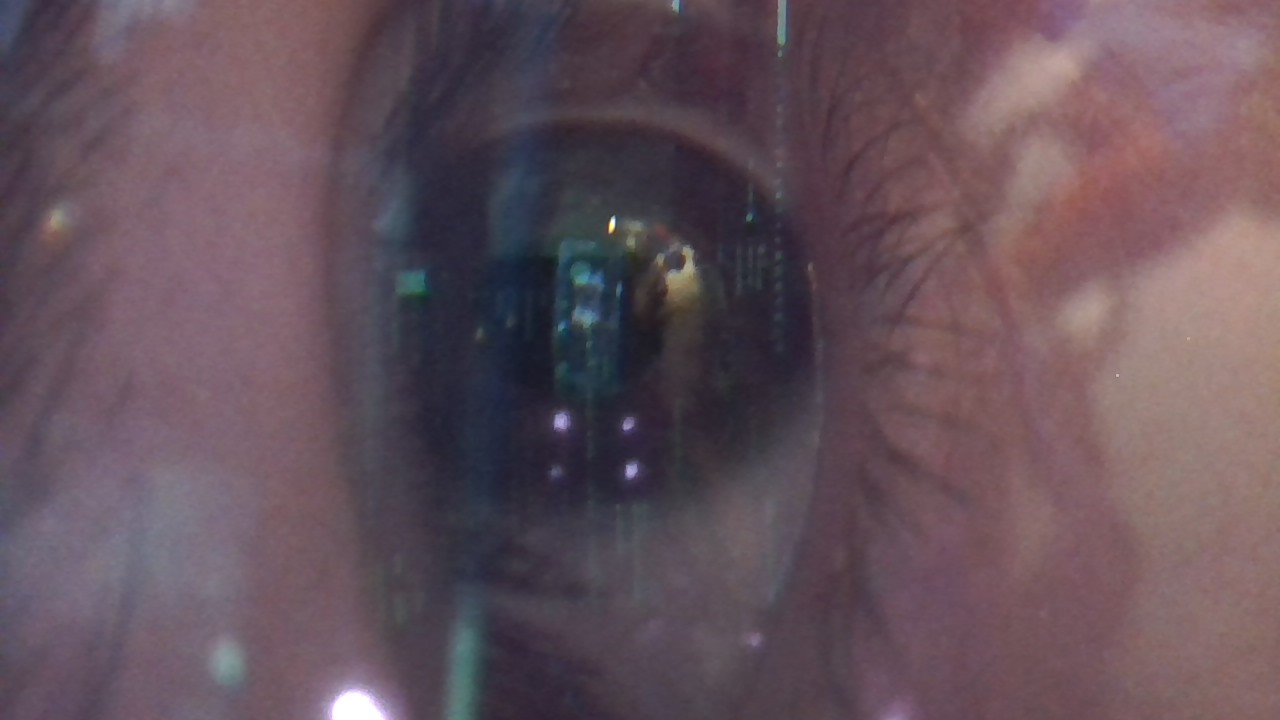
#> input picture images/WIN_20260216_11_23_49_Pro.jpg, 1280 x 720 px
$ python -i masks.py   (imports and definitions only)
#> lines starting #> are read from the running program, lines starting #| are printed output that depends on the picture; after the words box and inside, x2 and y2 are one past the last pixel; in counts of white or black regions, pixels touching at a corner belong together
# eye_ops/masks.py
import numpy as np
import cv2
from . import settings as S

def _odd(k: int) -> int:
    k = int(k)
    return k if (k % 2 == 1) else (k + 1)

def morph(mask, open_k: int, close_k: int):
    m = mask.copy().astype(np.uint8)
    if int(open_k) > 0:
        k = cv2.getStructuringElement(cv2.MORPH_ELLIPSE, (int(open_k), int(open_k)))
        m = cv2.morphologyEx(m, cv2.MORPH_OPEN, k)
    if int(close_k) > 0:
        k = cv2.getStructuringElement(cv2.MORPH_ELLIPSE, (int(close_k), int(close_k)))
        m = cv2.morphologyEx(m, cv2.MORPH_CLOSE, k)
    return m

# [12 lines left out: function fill_holes, not called in this run]


def mask_percentile(gray, *, pct=None, blur_k=None, open_k=None, close_k=None, fill=None):
    pct = float(S.PCT if pct is None else pct)
    blur_k = _odd(S.BLUR_K if blur_k is None else blur_k)
    open_k = int(S.OPEN_K if open_k is None else open_k)
    close_k = int(S.CLOSE_K if close_k is None else close_k)

    # If fill not specified, use settings default
    if fill is None:
        fill = bool(getattr(S, "FILL_HOLES", True))

    g = cv2.GaussianBlur(gray, (blur_k, blur_k), 0)
    thr = float(np.percentile(g, pct))
    m = (g < thr).astype(np.uint8)

    m2 = morph(m, open_k=open_k, close_k=close_k)
    if fill:
        m2 = fill_holes(m2)

    return thr, m2


# [60 lines left out: functions mask_percentile_bright, mask_adaptive, not called in this run]

>>> import cv2
>>> picture = cv2.imread('../images/WIN_20260216_11_23_49_Pro.jpg', cv2.IMREAD_GRAYSCALE)
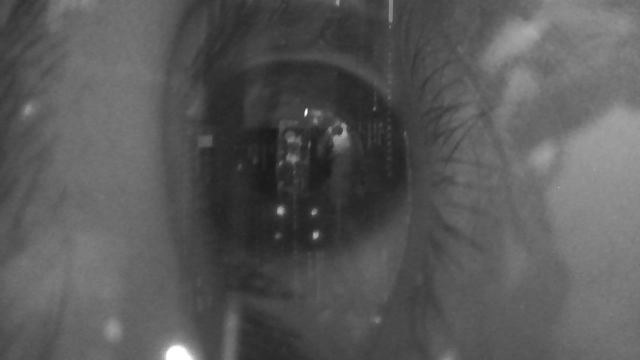
#> picture: shape (720, 1280) (shown at 1/2 size); min 26, max 255, mean 88.5
>>> result = mask_percentile(picture)
#> in mask_percentile, `thr = float(np.percentile(g, pct))`: thr = 37
#> in mask_percentile, `m = (g < thr).astype(np.uint8)`:
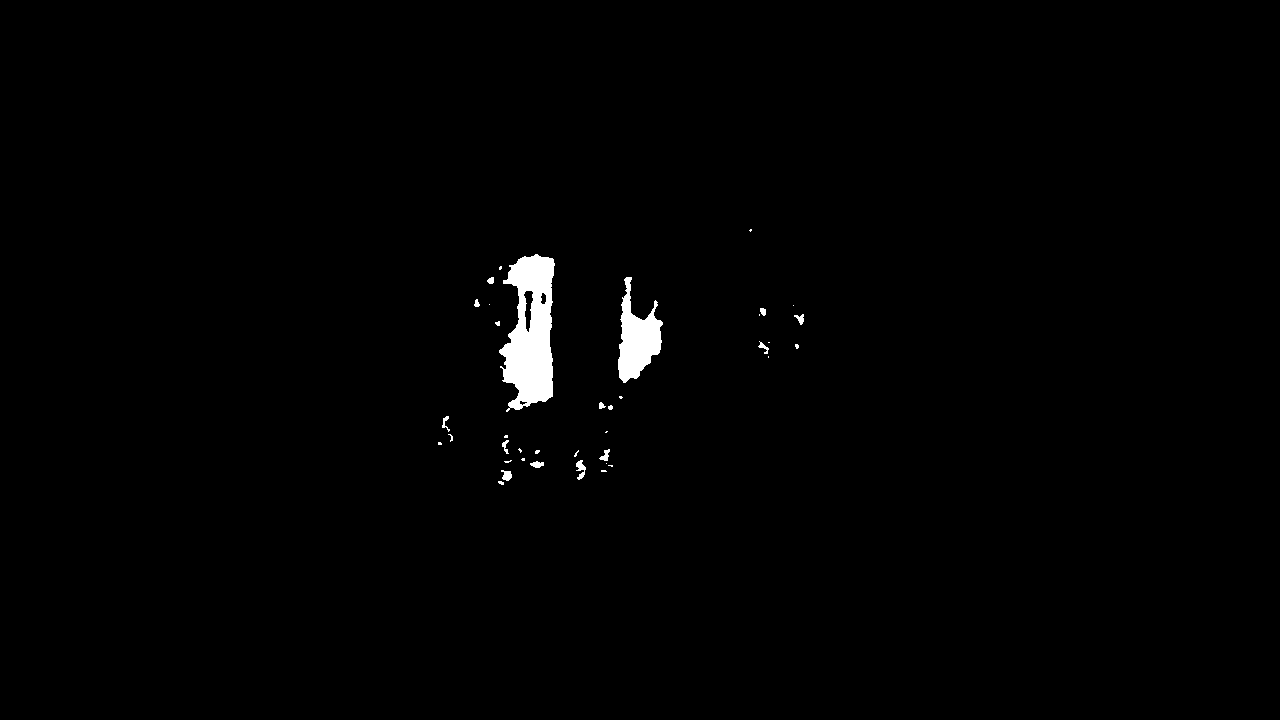
#> m: shape (720, 1280); values 0 (black) and 1 (white), 0.99% white; 38 white regions (23 under 20 px), largest, box (x1, y1, x2, y2) and area: (499, 254, 555, 412) 5756, (618, 277, 663, 383) 2497, (576, 460, 586, 480) 109
#> in morph, `m = cv2.morphologyEx(m, cv2.MORPH_CLOSE, k)`:
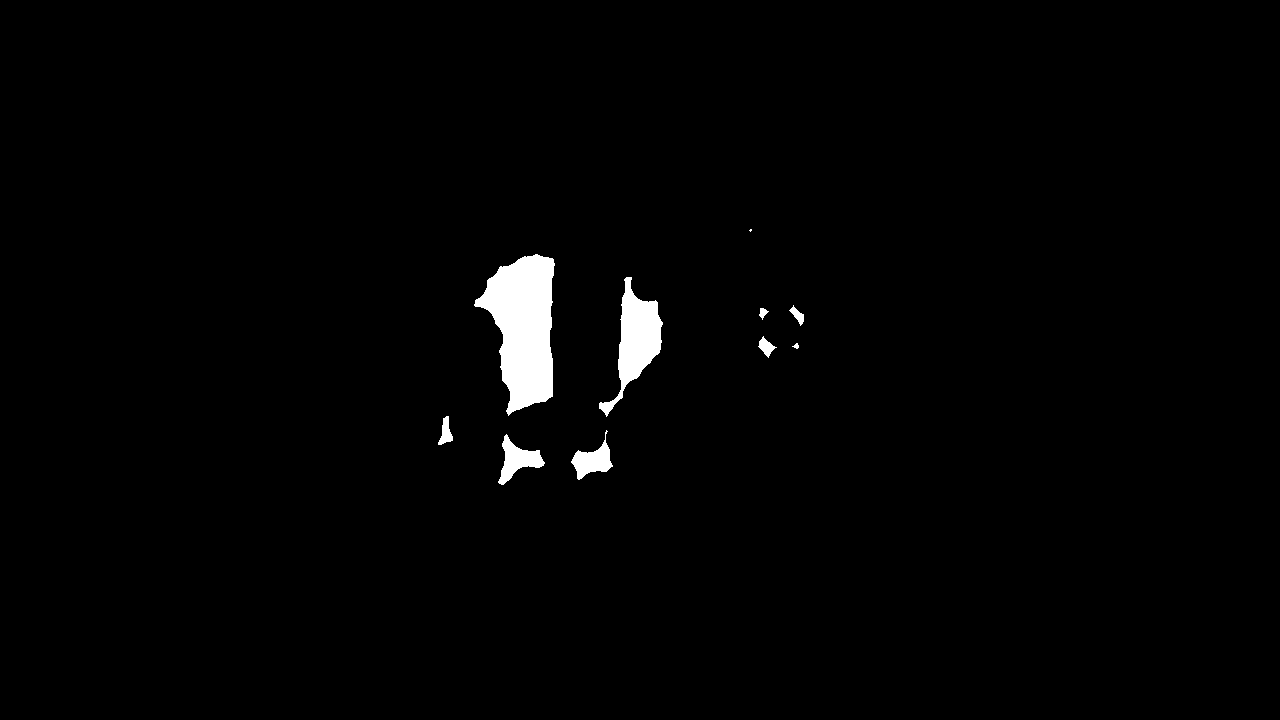
#> m: shape (720, 1280); values 0 (black) and 1 (white), 1.5% white; 10 white regions (1 under 20 px), largest, box (x1, y1, x2, y2) and area: (474, 254, 555, 416) 8100, (599, 277, 663, 417) 3299, (498, 434, 545, 485) 998

$ run again, on images/WIN_20260216_11_23_53_Pro.jpg
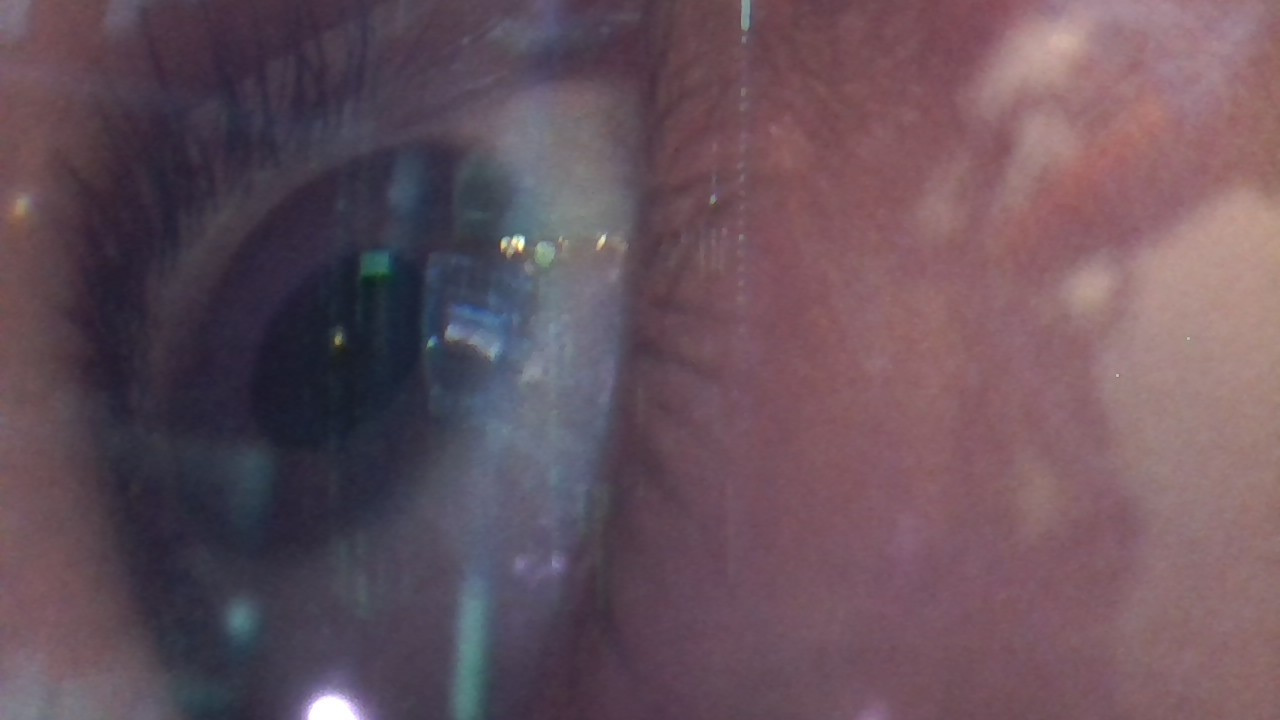
#> input picture images/WIN_20260216_11_23_53_Pro.jpg, 1280 x 720 px
#> `picture = cv2.imread('../images/WIN_20260216_11_23_49_Pro.jpg', cv2.IM..`:
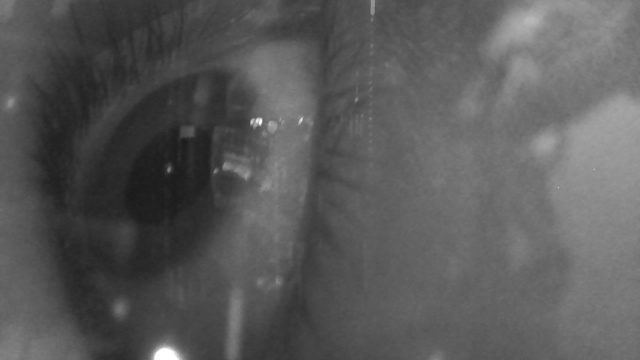
#> picture: shape (720, 1280) (shown at 1/2 size); min 26, max 255, mean 89.3
#> thr = 32
#> in morph, `m = cv2.morphologyEx(m, cv2.MORPH_CLOSE, k)`:
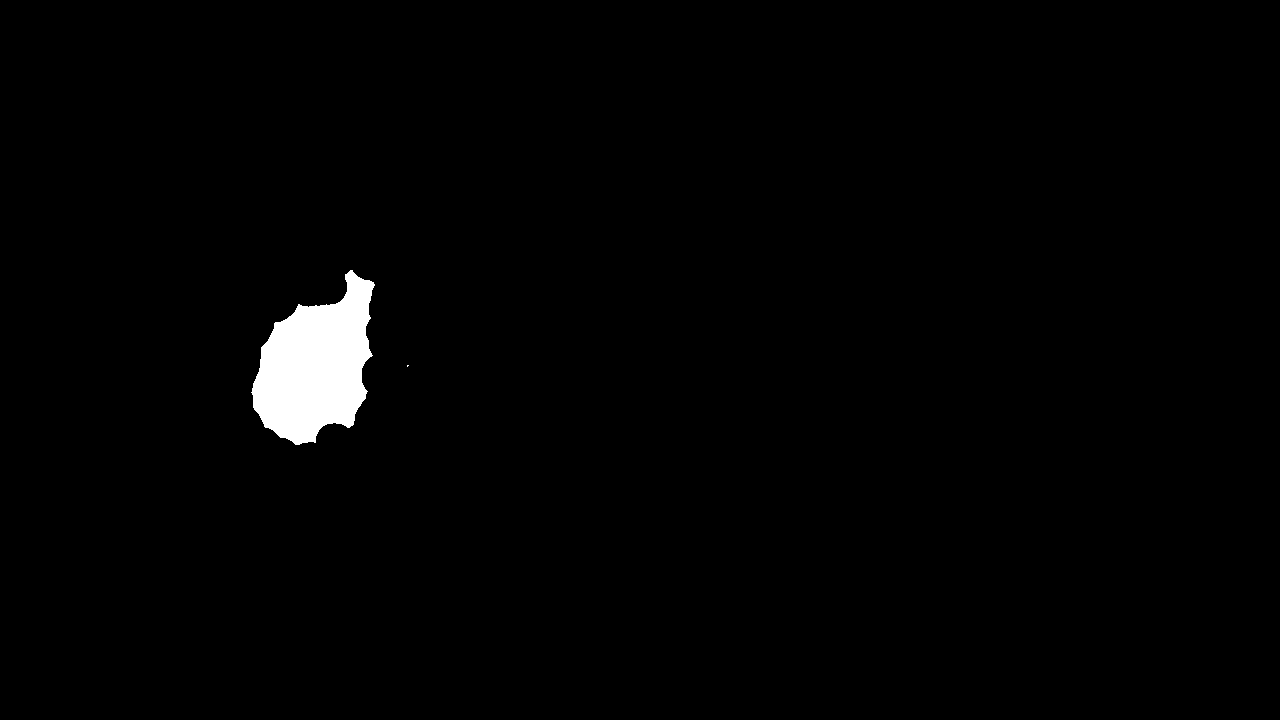
#> m: shape (720, 1280); values 0 (black) and 1 (white), 1.5% white; 2 white regions (1 under 20 px), largest, box (x1, y1, x2, y2) and area: (251, 270, 375, 445) 13551
